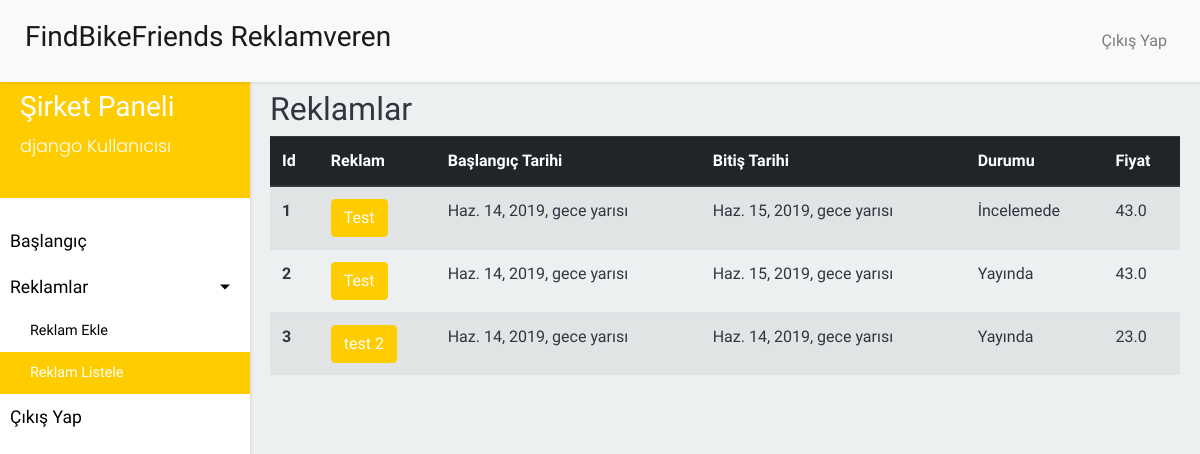
The page /reklamveren/reklamlar/ (signed in) on the database its author committed.
### FindBikeFriends_app/models.py (models this page shows, shortened)
class User(AbstractUser):
    profile_photo = ImageField(verbose_name='Profil Fotoğrafı', upload_to='images/user/profile/', blank=True, null=True)
    class Meta:
        verbose_name = 'Kullanıcı'
        verbose_name_plural = 'Kullanıcılar'

class Advertisement(Model):
    name = CharField(max_length=255, verbose_name='Reklam Başlığı')
    created = DateTimeField(auto_now_add=True, editable=False, verbose_name='Yaratılma Tarihi')
    description = TextField(max_length=1000, verbose_name='Açıklama')
    start_date = DateTimeField(verbose_name='Başlangıç Tarihi')
    end_date = DateTimeField(verbose_name='Bitiş Tarihi')
    price = FloatField(verbose_name='Reklam Ücret', blank=True, null=True)
    owner = ForeignKey('FindBikeFriends_app.User', related_name='advertisement_owner', verbose_name='Reklamveren Firma', on_delete=models.CASCADE)
    thumbnail = ImageField(verbose_name='Reklam Thumbnail', upload_to='images/advertisement/')
    is_active = BooleanField(default=False, verbose_name='Aktif')
    class Meta:
        verbose_name = 'Reklam'
        verbose_name_plural = 'Reklamlar'

### FindBikeFriends_advertisement/views.py (the view)
@login_required
def AdvertisementListView(request):
    context = {
        "advertisement": Advertisement.objects.filter(owner=request.user)
    }
    return render(request, 'advertisement/advertisement/advertisement_list.html',context)

### FindBikeFriends_advertisement/templates/advertisement/advertisement/advertisement_list.html (shortened to what this page needs)
{% extends "advertisement/base.html" %}
{% load static %}
{% block pageTitle %}Reklamlar{% endblock pageTitle %}
{% block content %}
<table class="table table-striped">
    <thead class="thead-dark">
        <tr>
            <th scope="col">Id</th>
            <th scope="col">Reklam</th>
            <th scope="col">Başlangıç Tarihi</th>
            <th scope="col">Bitiş Tarihi</th>
            <th scope="col">Durumu</th>
            <th scope="col">Fiyat</th>
        </tr>
    </thead>
    <tbody>
        {% for advertisements in advertisement %}
        <tr>
            <th scope="row">{{advertisements.id}}</th>
            <td><a href="{{advertisements.id}}" class="btn btn-warning">{{advertisements.name}}</a></td>
            <td>{{advertisements.start_date}}</td>
            <td>{{advertisements.end_date}}</td>
            <td>
                {% if advertisements.is_active == True %}
                    Yayında
                {% else %}
                    İncelemede
                {% endif %}
            </td>
            <td>{{advertisements.price}}</td>
        </tr>
        {% endfor %}
    </tbody>
</table>
{% endblock content %}

### FindBikeFriends_advertisement/templates/advertisement/components/left_menu.html
{% load static %}
{% with request.resolver_match.url_name as url_name %}
<nav id="sidebar">
    <div class="sidebar-header">
        <h3>Şirket Paneli </h3>
        <p style="color:#ffffff">{{request.user.username}} Kullanıcısı</p>
    </div>
    <ul class="list-unstyled components">
        <li class="{% if url_name == 'dashboard' %} active{% endif %}">
            <a href="{% url 'FindBikeFriends_advertisement:dashboard' %}">Başlangıç</a>
        </li>
        <li>
            <a href="#meatSubmenu" data-toggle="collapse" aria-expanded="false" class="dropdown-toggle">Reklamlar</a>
            <ul class="collapse list-unstyled {% if url_name == 'new_advertisement' or url_name == 'advertisement_list' %} show{% endif %}  " id="meatSubmenu">
                <li class="{% if url_name == 'new_advertisement' %} active{% endif %}">
                    <a href="{% url 'FindBikeFriends_advertisement:new_advertisement' %}">Reklam Ekle</a>
                </li>
                <li class="{% if url_name == 'advertisement_list' %} active{% endif %}">
                    <a href="{% url 'FindBikeFriends_advertisement:advertisement_list' %}">Reklam Listele</a>
                </li>
            </ul>
        </li>
      <li>
          <a href="{% url 'FindBikeFriends_advertisement:logout' %}">Çıkış Yap</a>
      </li>
    </ul>
</nav>
{% endwith %}

### FindBikeFriends_rider/static/rider/css/panel.css (style rules this page uses)
body { font-family: 'Poppins', sans-serif; background: #fafafa; }
p { font-family: 'Poppins', sans-serif; font-size: 1.1em; font-weight: 300; line-height: 1.7em; color: #999; }
a, a:hover, a:focus { color: inherit; text-decoration: none; transition: all 0.3s; }
#sidebar { min-width: 250px; max-width: 250px; background: #d5c273; color: #fff; transition: all 0.3s; }
#sidebar .sidebar-header { padding: 20px; background: #ccba6d; }
#sidebar ul.components { padding: 20px 0; }
#sidebar ul li a { padding: 10px; font-size: 1.1em; display: block; }
#sidebar ul li.active>a, a[aria-expanded="true"] { color: #fff; background: #ccba6d; }
a[data-toggle="collapse"] { position: relative; }
.dropdown-toggle::after { display: block; position: absolute; top: 50%; right: 20px; transform: translateY(-50%); }
ul ul a { font-size: 0.9em !important; padding-left: 30px !important; background: #ccba6d; }

### FindBikeFriends_rider/static/rider/css/base.css (style rules this page uses)
body { font-family: 'Maven Pro', sans-serif; background: #fafafa; color:#2f3640; }
p { font-size: 1.1em; font-weight: 300; line-height: 1.7em; color:#2f3640; }
a, a:hover, a:focus { color: inherit; text-decoration: none; transition: all 0.3s; }
#sidebar { position: fixed; min-width: 250px; max-width: 250px; padding-top: 70px; height: 100%; z-index: 1; background: #ffffff; color: #fff; transition: all 0.3s; box-shadow: 1px 1px 3px rgba(0, 0, 0, 0.1); }
#sidebar ul li a { text-align: left; color: #000000; }
#sidebar .sidebar-header { padding: 20px; background: #ffcc00; }
#sidebar ul.components { padding: 20px 0; }
#sidebar ul li a { padding: 10px; font-size: 1.1em; display: block; }
#sidebar ul > li.active { color: #fff; background: #ffcc00; }
#sidebar ul li.active > a, a[aria-expanded="true"] { color: #fff; background: #ffcc00; }
a[data-toggle="collapse"] { position: relative; }
.dropdown-toggle::after { display: block; position: absolute; top: 50%; right: 20px; transform: translateY(-50%); }
ul ul a { font-size: 0.9em !important; padding-left: 30px !important; background: #ffffff; }
.btn-warning { color: #ffffff; background-color: #ffcc00; border-color: #ffcc00; }

### rows shown on the page
User: user.username "django"
Advertisement: id "1", name "Test", start_date "Haz. 14, 2019, gece yarısı", end_date "Haz. 15, 2019, gece yarısı", is_active "İncelemede", price "43.0"
Advertisement: id "2", name "Test", start_date "Haz. 14, 2019, gece yarısı", end_date "Haz. 15, 2019, gece yarısı", is_active "Yayında", price "43.0"
Advertisement: id "3", name "test 2", start_date "Haz. 14, 2019, gece yarısı", end_date "Haz. 14, 2019, gece yarısı", is_active "Yayında", price "23.0"
